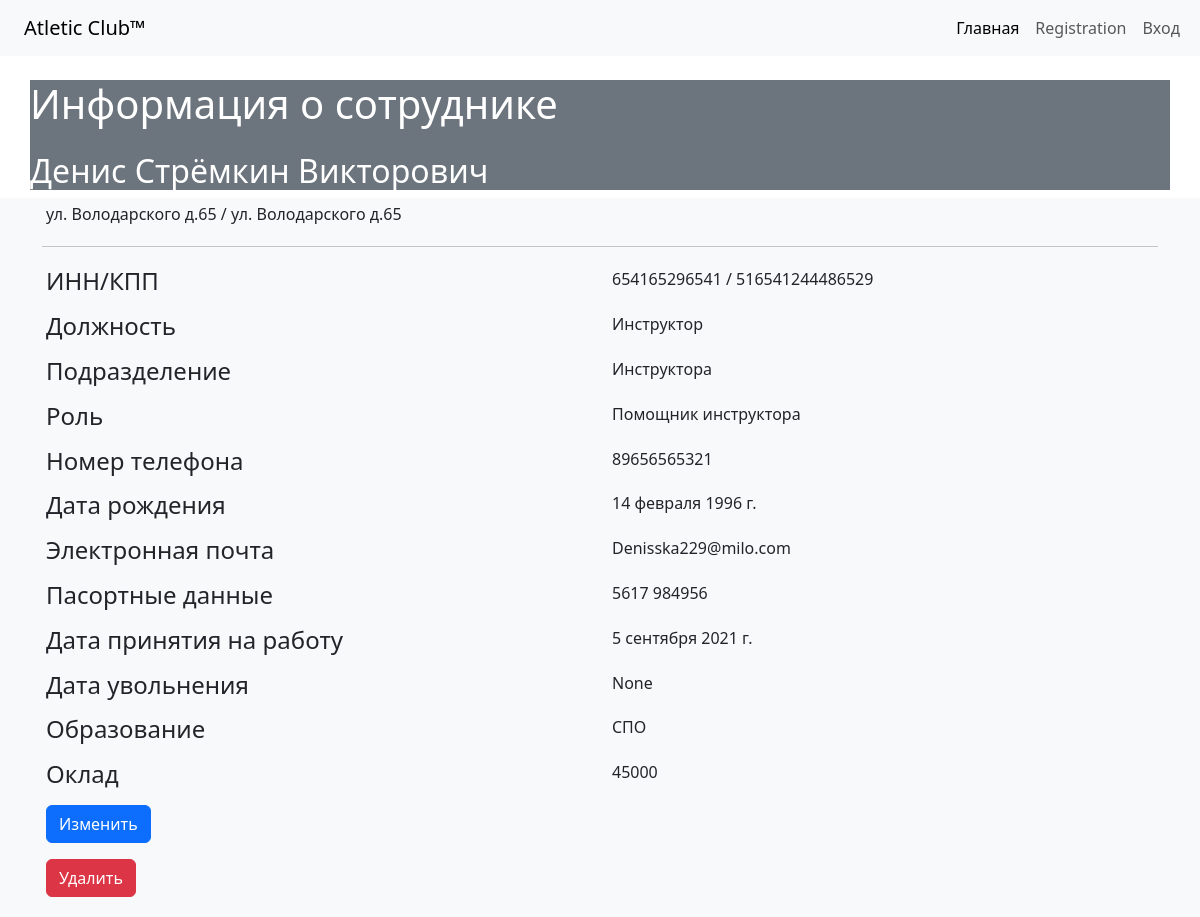
Page /employee2 on the committed database.
### diplom/employees/models.py (models this page shows, shortened)
class Emolyees(models.Model):
    last_name = models.CharField(max_length=250, verbose_name='Фамилия')
    first_name = models.CharField(max_length=250, verbose_name='Имя')
    patronymic = models.CharField(max_length=250, verbose_name='Отчетство')
    login = models.CharField(max_length=250, verbose_name='Логин')
    password = models.CharField(max_length=250, verbose_name='пароль')
    legal_adress = models.CharField(max_length=250, verbose_name='Адресс прописки')
    physical_adress = models.CharField(max_length=250, verbose_name='Фактический адресс')
    position = models.ForeignKey(m.Position,on_delete=models.DO_NOTHING, verbose_name='Должность')
    subdivision =  models.ForeignKey(m.Subdivision,on_delete=models.DO_NOTHING, verbose_name='Подразделение')
    role =  models.ForeignKey(m.Role,on_delete=models.DO_NOTHING, verbose_name='Роль')
    inn = models.IntegerField()
    snils = models.IntegerField()
    phone = models.CharField(max_length=14)
    email = models.EmailField()
    date_of_birth = models.DateField()
    passports_series = models.IntegerField(max_length=4)
    passports_number = models.IntegerField(max_length=6)
    date_of_employment = models.DateField(verbose_name='Дата принятия на работу')
    date_of_dismissal = models.DateField(null=True, verbose_name='Дата увольнения')
    education = models.CharField(max_length=250, verbose_name='Образование')
    salary = models.IntegerField(verbose_name='Оклад')

### diplom/manager/models.py (models this page shows)
class Position(models.Model):
    name = models.CharField(max_length=250)
    def __str__(self):
        return self.name

class Subdivision(models.Model):
    name = models.CharField(max_length=250)
    def __str__(self):
        return self.name

class Role(models.Model):
    name = models.CharField(max_length=250)
    def __str__(self):
        return self.name

### diplom/employees/views.py (the view)
# urls.py: path('<int:pk>', views.EmployeeShowView.as_view(), name = 'employee_show'),
class EmployeeShowView(DetailView):
    model = models.Emolyees
    template_name = 'employees/employee_show.html'
    context_object_name = 'employee'

### diplom/templates/employees/employee_show.html
{% extends 'base.html' %}
{% load django_bootstrap5 %}
{% block content %}
  <div class="container card-header bg-secondary text-white">
    <h1 class="my-4">
        Информация о сотруднике
    </h1>
    <h2>{{ employee.first_name }} {{ employee.last_name }} {{employee.patronymic }}</h2>
  </div>
    <div class="card-body bg-light">
      <div class="container">
      <div class="row p-1">
          <div class="col">{{employee.legal_adress}} / {{ employee.physical_adress }}</div>
      </div>
      <hr>
        <div class="row p-1">
          <div class="col"><h4>ИНН/КПП</h4></div>
          <div class="col">{{employee.inn}} / {{employee.snils}}</div>
        </div>
        <div class="row p-1">
            <div class="col"><h4>Должность</h4></div>
            <div class="col">{{employee.position}}</div>
          </div>
          <div class="row p-1">
            <div class="col"><h4>Подразделение</h4></div>
            <div class="col">{{employee.subdivision}}</div>
          </div>
        <div class="row p-1">
          <div class="col"><h4>Роль</h4></div>
          <div class="col">{{employee.role}}</div>
        </div>
        <div class="row p-1">
          <div class="col"><h4>Номер телефона</h4></div>
          <div class="col">{{employee.phone}}</div>
        </div>
        <div class="row p-1">
          <div class="col"><h4>Дата рождения</h4></div>
          <div class="col">{{employee.date_of_birth}}</div>
        </div>
        <div class="row p-1">
          <div class="col"><h4>Электронная почта</h4></div>
          <div class="col">{{employee.email}}</div>
        </div>
        <div class="row p-1">
          <div class="col"><h4>Пасортные данные</h4></div>
          <div class="col">{{employee.passports_series}}  {{ employee.passports_number }}</div>
        </div>
        <div class="row p-1">
          <div class="col"><h4>Дата принятия на работу</h4></div>
          <div class="col">{{employee.date_of_employment}}</div>
        </div>
        <div class="row p-1">
          <div class="col"><h4>Дата увольнения</h4></div>
          <div class="col">{{employee.date_of_dismissal}}</div>
        </div>
        <div class="row p-1">
            <div class="col"><h4>Образование</h4></div>
            <div class="col">{{employee.education}}</div>
          </div>
          <div class="row p-1">
            <div class="col"><h4>Оклад</h4></div>
            <div class="col">{{employee.salary}}</div>
          </div>
        <div class="row p-1">
          <div class="col">
            <form action="{% url 'employee_update' employee.pk %}">
            <button class="btn btn-primary mb-3" type="submit">Изменить</button>
          </form>
          <form action="{% url 'employee_delete' employee.pk %}">
            <button class="btn btn-danger mb-3" type="submit">Удалить</button>
          </form>
          </div>
        </div>
      </div>
    </div>
{% endblock%}

### rows in the picture
Emolyees: first_name "Денис", last_name "Стрёмкин", patronymic "Викторович", legal_adress "ул. Володарского д.65", physical_adress "ул. Володарского д.65", inn "654165296541", snils "516541244486529", position "Инструктор", subdivision "Инструктора", role "Помощник инструктора", phone "89656565321", date_of_birth "14 февраля 1996 г.", email "Denisska229@milo.com", passports_series "5617", passports_number "984956", date_of_employment "5 сентября 2021 г.", date_of_dismissal "None", education "СПО", salary "45000"
